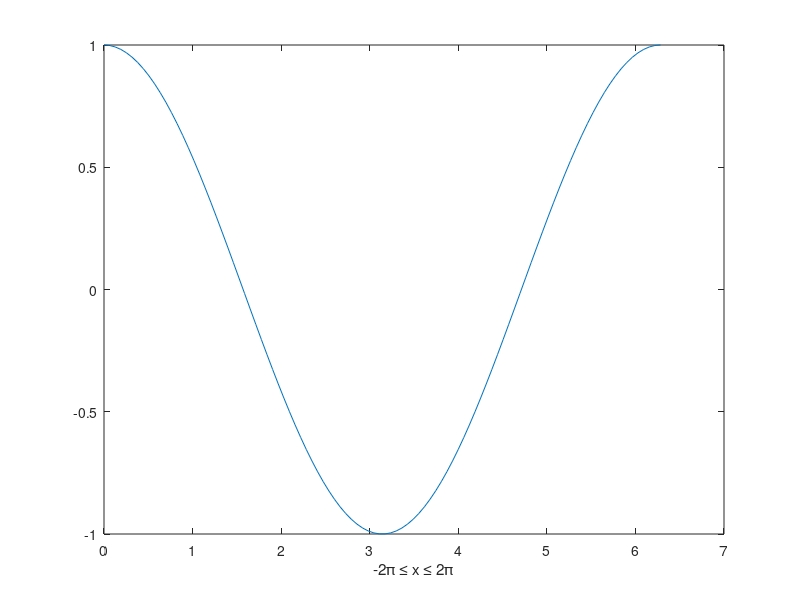

Reproduce this figure in MATLAB.
%%for i=1:20
  %%  x(i) = i-10;
    %%y(i) = x(i) ^ 2;
%%end
%plot(x,y);
%xlabel('X axis');
%ylabel('Y axis');
%title('Graph of X^2');
%legend('X squared');
%grid on;

x = linspace(0,2*pi);
y = cos(x);
plot(x,y)
xlabel('-2\pi \leq x \leq 2\pi')